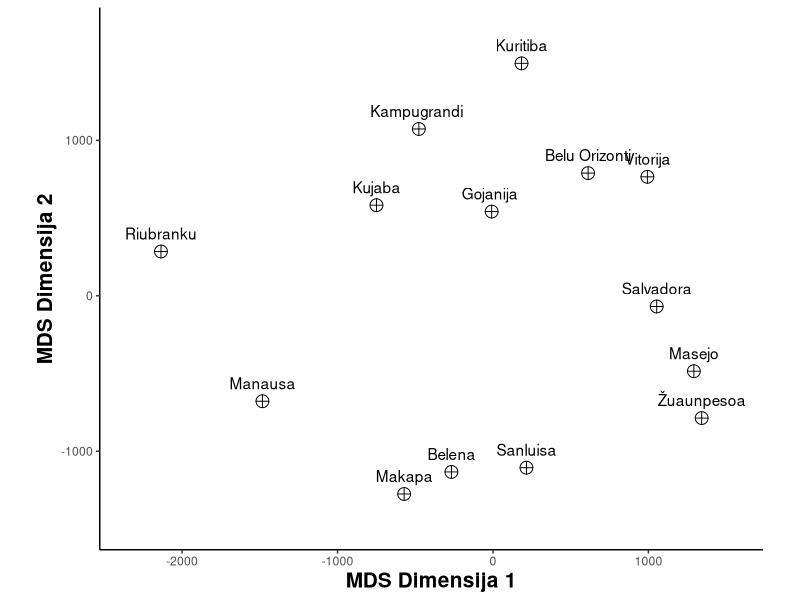
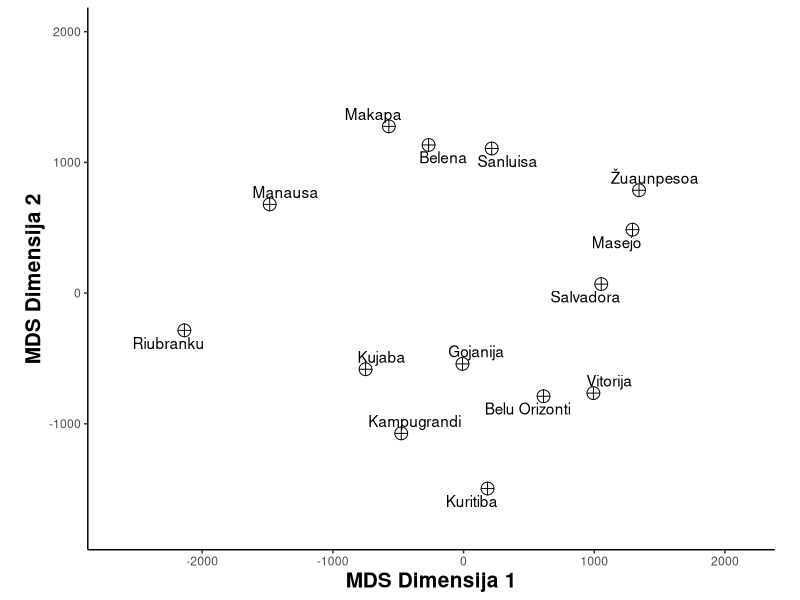

Generate these figures, in order, with R:
## ---- chunk 1
library(readxl)
library(dplyr)

dist_dati <- read_excel("dati.xlsx")

rindu_nosaukumi <- dist_dati$pilseta

dist_num <- dist_dati[, -1]

dist_num <- dist_num %>%
  mutate(across(everything(), ~as.numeric(gsub("[^0-9\\.]", "", .))))

dist_matrica <- as.matrix(dist_num)


rownames(dist_matrica) <- rindu_nosaukumi
colnames(dist_matrica) <- colnames(dist_num)

dist_matrica <- as.dist(dist_matrica)
## ---- chunk 2
library(ggplot2)
library(ggrepel)

mds_rezultats <- cmdscale(dist_matrica, k = 2)

mds_df <- as.data.frame(mds_rezultats)
colnames(mds_df) <- c("MD1", "MD2")
mds_df$Pilseta <- rindu_nosaukumi


ggplot(mds_df, aes(x = MD1, y = MD2, label = Pilseta)) +
  geom_point(size = 4, shape = 10) + 
  geom_text(vjust = -1, hjust = 0.5) + 
  labs(x = "MDS Dimensija 1", y = "MDS Dimensija 2") +
  theme_classic() +
  coord_fixed(ratio = 1) +
  xlim(min(mds_df$MD1) - 200, max(mds_df$MD1) + 200) +
  ylim(min(mds_df$MD2) - 200, max(mds_df$MD2) + 200) +
  theme(
        axis.title.x = element_text(size = 15, face = "bold"),
        axis.title.y = element_text(size = 15, face = "bold")
    )
## ---- chunk 3
ggplot(mds_df, aes(x = MD1, y = -MD2, label = Pilseta)) +
  geom_point(size = 4, shape = 10) + 
  geom_text_repel() + 
  labs(x = "MDS Dimensija 1", y = "MDS Dimensija 2") +
  theme_classic() +
  coord_fixed(ratio = 1) +
  xlim(min(mds_df$MD1) - 500, max(mds_df$MD1) + 800) +
  ylim(min(mds_df$MD2) - 500, max(mds_df$MD2) + 500) +
  theme(
        axis.title.x = element_text(size = 15, face = "bold"),
        axis.title.y = element_text(size = 15, face = "bold"))
